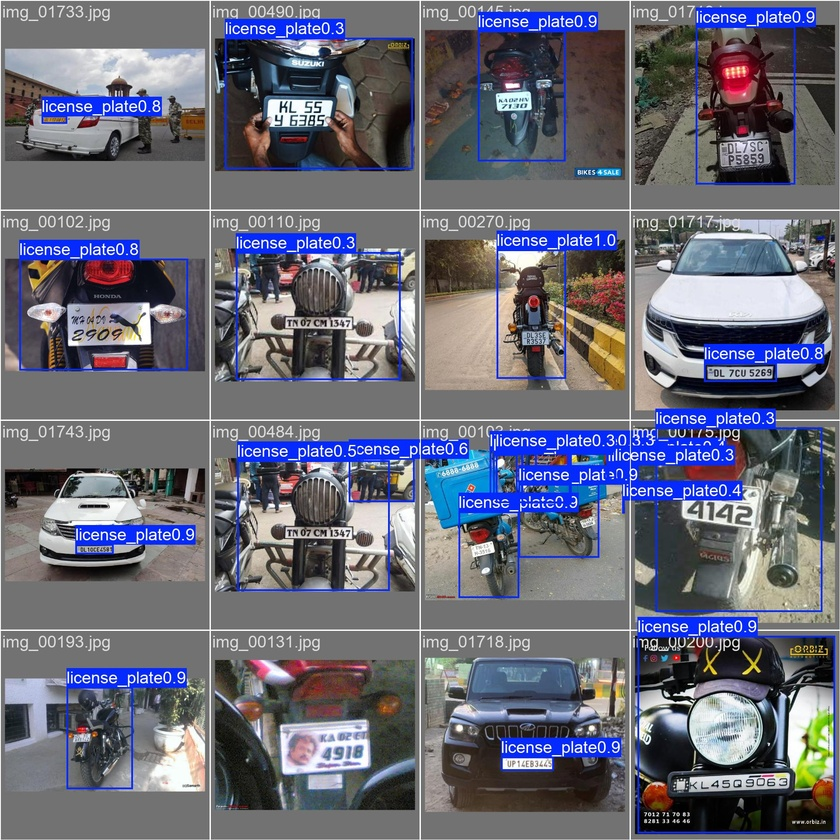
#> input picture runs/detect/val-2/val_batch0_pred.jpg, 840 x 840 px, shrunk from 1920 x 1920 before the run
$ python -i image_enhancement.py   (imports and definitions only)
#> lines starting #> are read from the running program, lines starting #| are printed output that depends on the picture; after the words box and inside, x2 and y2 are one past the last pixel; in counts of white or black regions, pixels touching at a corner belong together
#> further down, picture is the input picture: shape (840, 840, 3); mean B, G, R 119, 105.9, 104.7
"""Image Enhancement Module for ANPR Inference Pipeline.

Applies CLAHE, bilateral denoising, and perspective skew correction
on the cropped license plate to optimize OCR text extraction.
"""

import numpy as np
import cv2
from src import config

def deskew_plate(image: np.ndarray) -> np.ndarray:
    """Corrects perspective rotation skew of the license plate image.

    Detects the main angle of elements in the binary representation of the plate
    and applies an affine rotation mapping to align it horizontally.

    Args:
        image: BGR plate cropped image (np.ndarray).

    Returns:
        Aligned BGR plate image (np.ndarray).
    """
    try:
        gray = cv2.cvtColor(image, cv2.COLOR_BGR2GRAY)
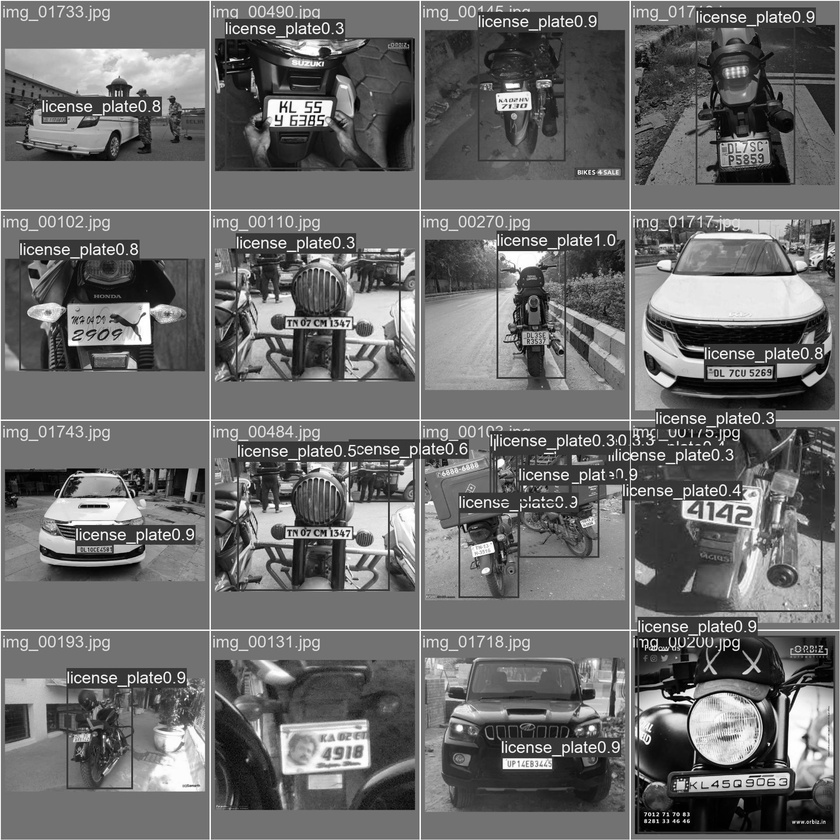
#> gray: shape (840, 840); min 0, max 255, mean 107

        # Apply Otsu's thresholding to isolate characters and borders
        _, thresh = cv2.threshold(gray, 0, 255, cv2.THRESH_BINARY_INV + cv2.THRESH_OTSU)
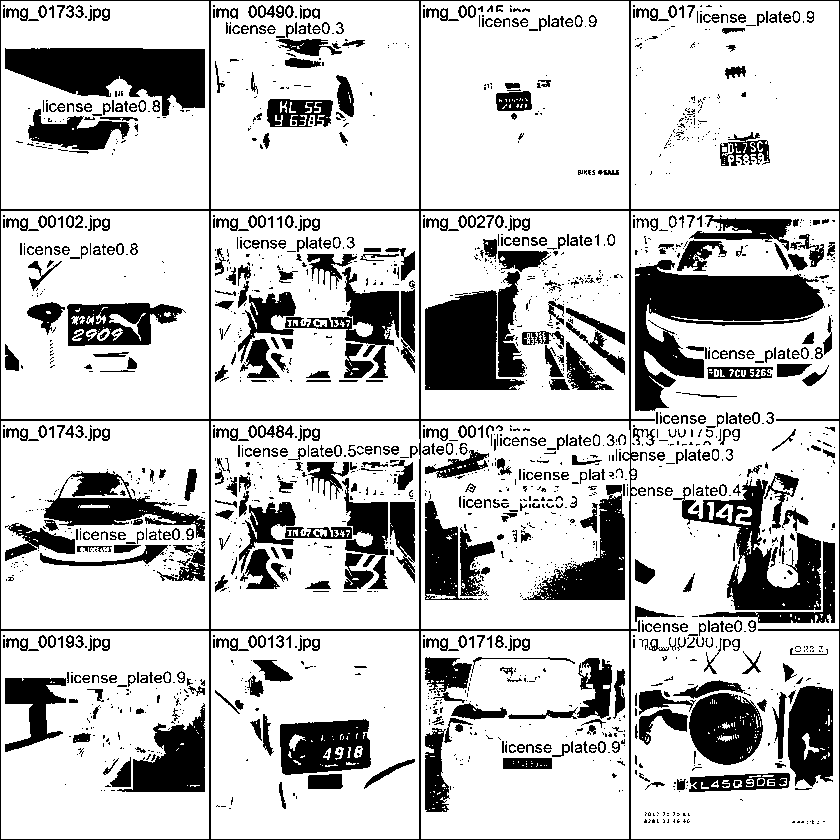
#> thresh: shape (840, 840); 77.2% white; 1916 black regions (1285 under 20 px), largest, box (x1, y1, x2, y2) and area: (0, 0, 840, 840) 12945, (635, 260, 825, 411) 11729, (5, 48, 205, 116) 8579

        # Find coordinates of all foreground pixels
        coords = np.column_stack(np.where(thresh > 0))
#> coords = 544820 pairs, first value 1 to 838, second value 1 to 838
        if len(coords) == 0:
            return image

        # Get minimum area bounding box enclosing the coordinates
        rect = cv2.minAreaRect(coords)
#> rect = ((419.5, 419.5), (837, 837), -90)
        angle = rect[-1]
#> angle = -90

        # OpenCV minAreaRect returns angle in range [-90, 0)
        if angle < -45:
            angle = -(90 + angle)
#> angle = 0
        else:
            angle = -angle

        # Limit rotation to reasonable skew bounds to prevent erroneous flips (e.g. 1 to 20 degrees)
        if 1.0 < abs(angle) < 20.0:
            h, w = image.shape[:2]
            center = (w // 2, h // 2)
            M = cv2.getRotationMatrix2D(center, angle, 1.0)
            rotated = cv2.warpAffine(
                image,
                M,
                (w, h),
                flags=cv2.INTER_CUBIC,
                borderMode=cv2.BORDER_REPLICATE
            )
            return rotated
    except Exception:
        # Fallback to original image if deskewing fails
        pass

    return image


def enhance_plate(plate_crop: np.ndarray) -> np.ndarray:
    """Enhances the license plate image using Denoising, CLAHE, and Deskewing.

    Args:
        plate_crop: BGR cropped license plate segment (np.ndarray).

    Returns:
        Enhanced BGR plate image.
    """
    if plate_crop is None or plate_crop.size == 0:
        return plate_crop

    processed = plate_crop.copy()

    # 1. Denoising: Edge-preserving smoothing via Bilateral Filter
    if config.DENOISING_ENABLED:
        processed = cv2.bilateralFilter(processed, 5, 75, 75)

    # 2. Skew Alignment (Perspective Correction)
    if config.PERSPECTIVE_CORRECT_ENABLED:
        processed = deskew_plate(processed)

    # 3. Contrast Equalization: Contrast Limited Adaptive Histogram Equalization
    if config.CLAHE_ENABLED:
        if len(processed.shape) == 3:
            gray = cv2.cvtColor(processed, cv2.COLOR_BGR2GRAY)
        else:
            gray = processed

        # Clip limit of 2.0 and grid tile of 8x8 is ideal for text localization
        clahe = cv2.createCLAHE(clipLimit=2.0, tileGridSize=(8, 8))
        enhanced_gray = clahe.apply(gray)
        processed = cv2.cvtColor(enhanced_gray, cv2.COLOR_GRAY2BGR)

    return processed

>>> import cv2
>>> picture = cv2.imread('../runs/detect/val-2/val_batch0_pred.jpg')
>>> result = deskew_plate(picture)

$ run again, on runs/detect/val-2/val_batch1_pred.jpg
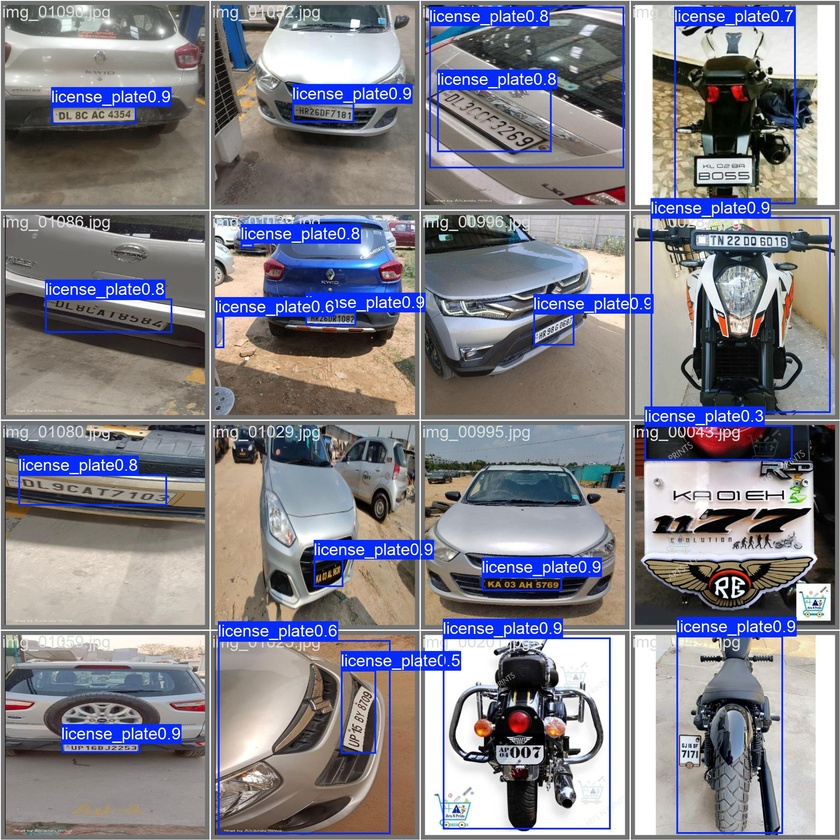
#> input picture runs/detect/val-2/val_batch1_pred.jpg, 840 x 840 px, shrunk from 1920 x 1920 before the run
#> picture is the input picture: shape (840, 840, 3); mean B, G, R 138.5, 129.4, 130.6
#> in deskew_plate, `gray = cv2.cvtColor(image, cv2.COLOR_BGR2GRAY)`:
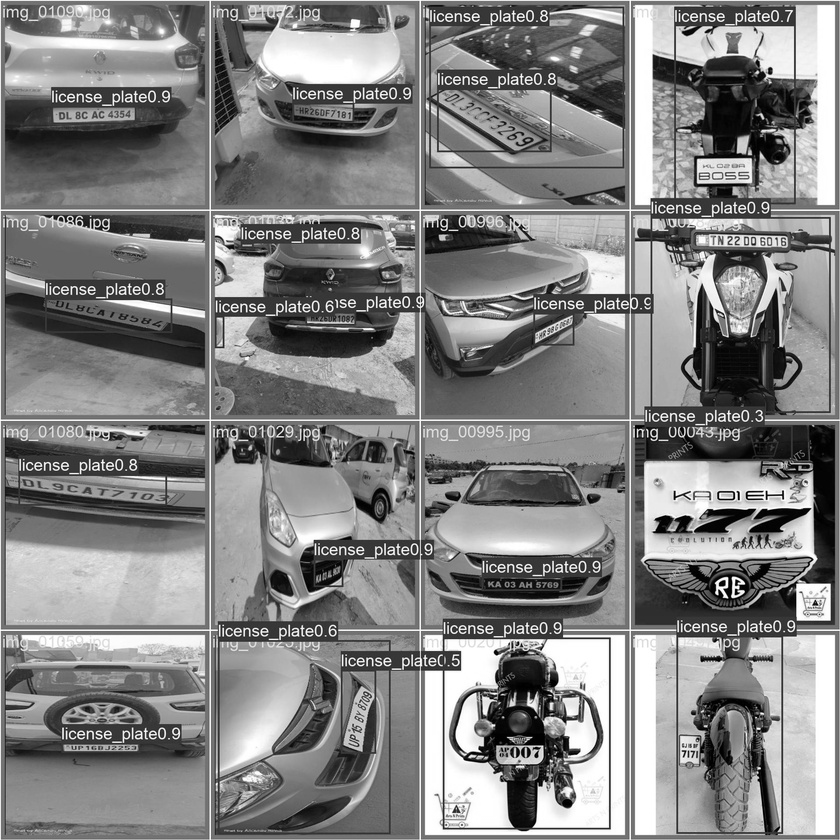
#> gray: shape (840, 840); min 0, max 255, mean 130.8
#> in deskew_plate, `_, thresh = cv2.threshold(gray, 0, 255, cv2.THRESH_BINARY_INV + cv2.TH..`:
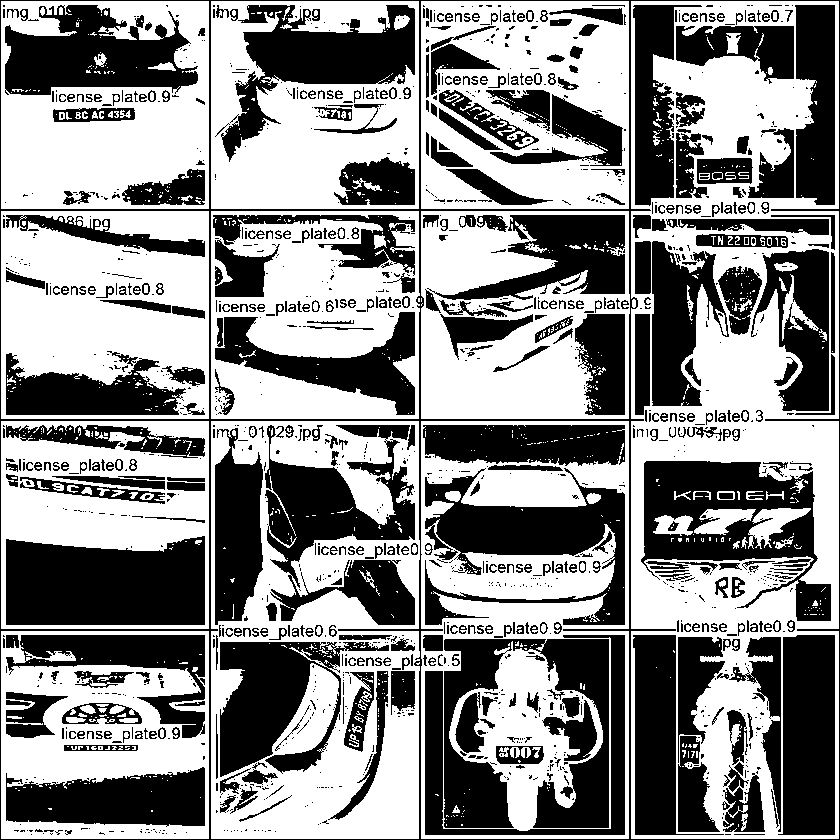
#> thresh: shape (840, 840); 54.1% white; 1469 black regions (987 under 20 px), largest, box (x1, y1, x2, y2) and area: (6, 536, 205, 625) 15812, (444, 639, 609, 828) 15042, (265, 425, 415, 625) 14412
#> coords = 381639 pairs, first value 1 to 838, second value 1 to 838
#> rect = ((419.5, 419.5), (837, 837), -90)
#> in deskew_plate, `angle = rect[-1]`: angle = -90
#> in deskew_plate, `angle = -(90 + angle)`: angle = 0

$ run again, on runs/detect/val-2/val_batch2_pred.jpg
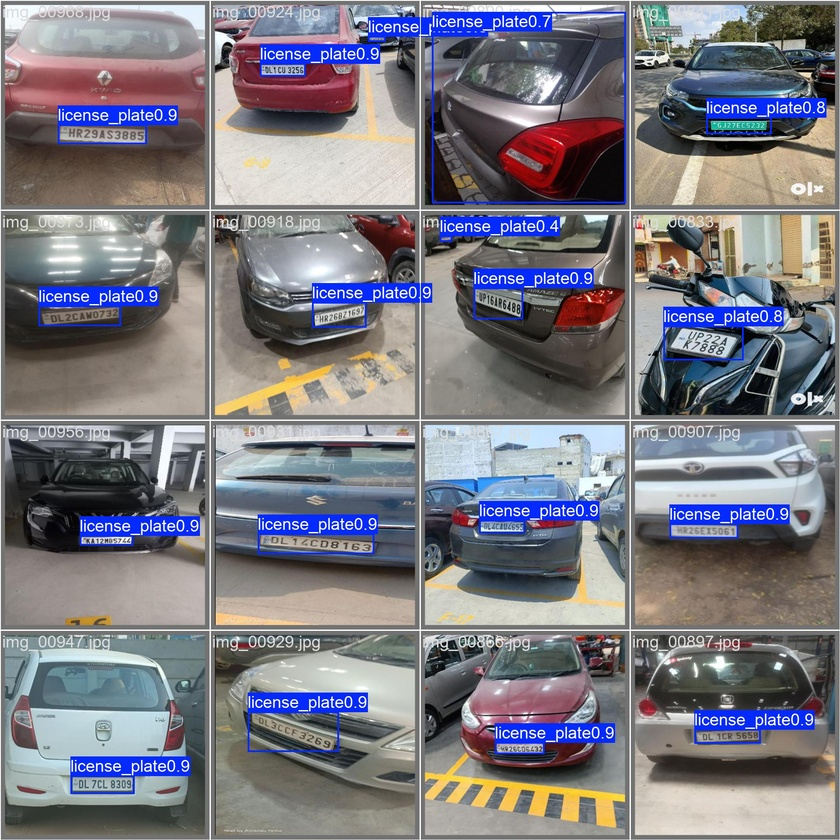
#> input picture runs/detect/val-2/val_batch2_pred.jpg, 840 x 840 px, shrunk from 1920 x 1920 before the run
#> picture is the input picture: shape (840, 840, 3); mean B, G, R 130, 121.9, 123.2
#> in deskew_plate, `gray = cv2.cvtColor(image, cv2.COLOR_BGR2GRAY)`:
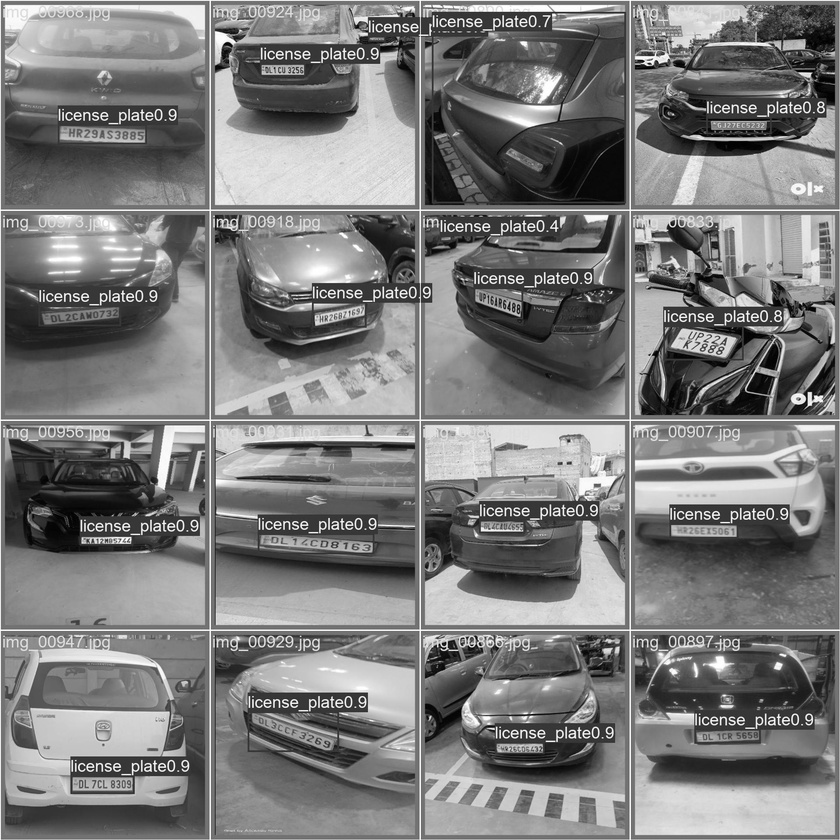
#> gray: shape (840, 840); min 0, max 255, mean 123.2
#> in deskew_plate, `_, thresh = cv2.threshold(gray, 0, 255, cv2.THRESH_BINARY_INV + cv2.TH..`:
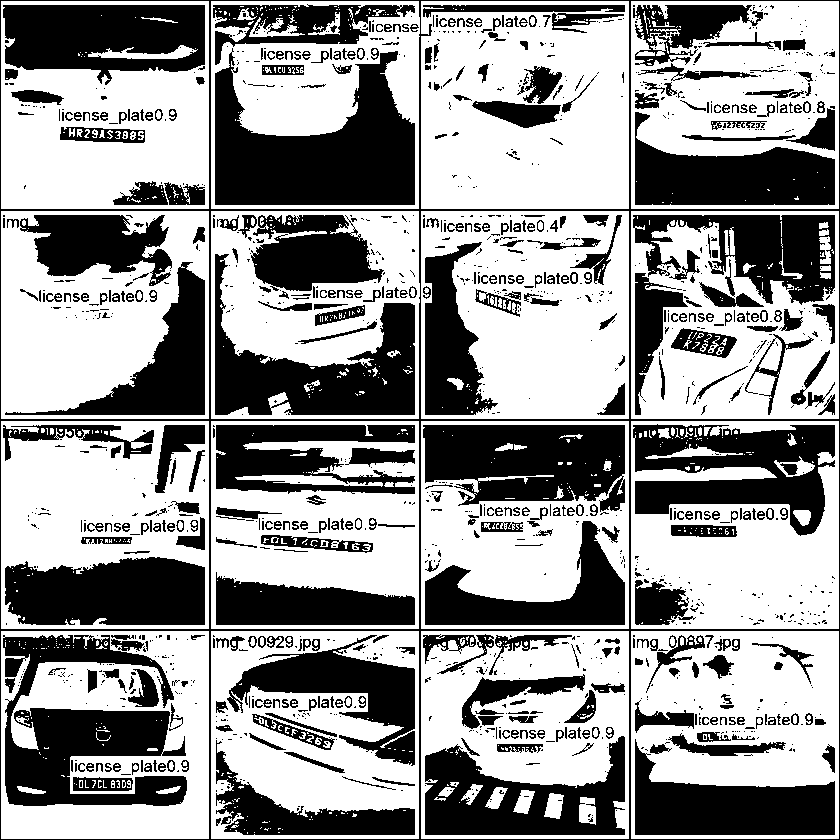
#> thresh: shape (840, 840); 58.9% white; 1399 black regions (941 under 20 px), largest, box (x1, y1, x2, y2) and area: (215, 48, 415, 205) 18878, (3, 635, 187, 806) 15830, (423, 425, 625, 512) 13701
#> coords = 415295 pairs, first value 1 to 838, second value 1 to 838
#> rect = ((419.5, 419.5), (837, 837), -90)
#> in deskew_plate, `angle = rect[-1]`: angle = -90
#> in deskew_plate, `angle = -(90 + angle)`: angle = 0
